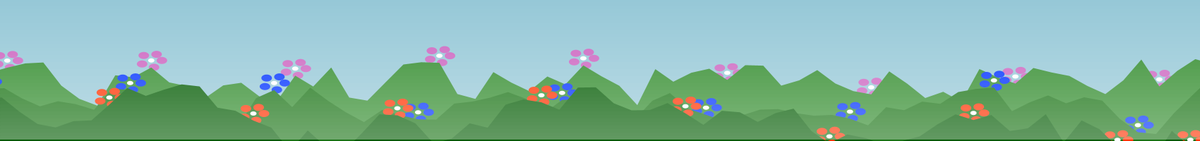
Frame 1 (no input)
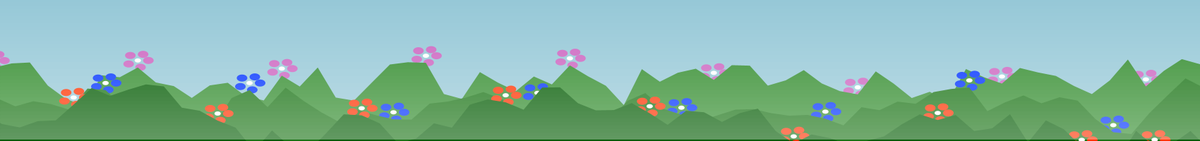
Frame 60 (the mouse pressed at the canvas centre just before this capture)
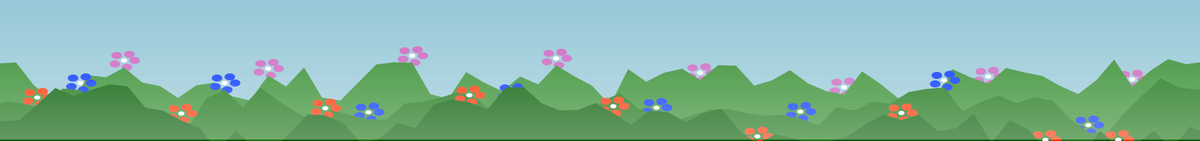
Frame 120 (the mouse held since frame 60 and released just before this capture)

The Processing sketch that drew these frames (run headless with seeded random() and noise(); from frame 60 on, the mouse is pressed at the canvas centre):

// Processing sketch: sketch_200420a
// ── sketch_200420a.pde
//int i=10;

//void setup() 
//{
  
//  size(1700, 200);
  
//}

//void draw()
//{
//  background(255);
  
//  while(i!=0)
//  {
//    line(i,i,i+20,i+20);
//    i+=10;
//  }
//}

// ── Drop.pde
class Drop{
  
  //data
  float x,y;
  float speed;
  color c;
  float r;
  
  //constructor
  Drop(){
    r=4;
    
    y=-r*5;
    speed=5;
    c=color(153, 237, 243);
  }
  
  //function
  void move(){
    y +=speed;
    x -= 1;
    if(reachBottom() || x<0){
      y = 0;
      x=random(width);
    }
  }
  
  boolean reachBottom(){
    if(y>height+r*4){
      
      return true;
    }else{
      return false;
    }
  }
  
  void display(){
    fill(153, 237, 243);
    noStroke();
    //rianDrop shape
    for (int i = 2; i < 8; i++ ) {
      ellipse(x, y + i*2, i*1.5, i*1.5);
    }
  }
}

// ── Horizon.pde
class Horizon {

  float x;
  float y;

  float offsety, foffsety;  
  float storedoffset;

  Horizon(float tx, int ty, int n) {

    offsety= ty;
    storedoffset = offsety;
    x = tx;
    y = offsety + random(-5, 5);
    foffsety = offsety;
  }

  void update(float ypos, float speed, float rr) {

    offsety = storedoffset+ypos; 
    foffsety += (offsety - foffsety) * .01;
    x-=speed;

    if (x <= 0) {
      x = width;
      y = foffsety+random(-rr, rr);
    }
  }

  void display() {

    // ellipse(x, y, 10, 10);
  }
}

// ── Landscape.pde
class Landscape {

  Horizon[] points = new Horizon[100];
  int left, right;
  int timer = 0;
  float yy;
  float shade;
  float res;  
  int layer;

  Landscape(int layer, int b, float s, float r) {

    this.layer = layer;
    res = r;
    shade = s;

    for (int i = 0; i < points.length; i++) {
      float j = map(i, 0, points.length, 0, width);
      points[i] = new Horizon(j, b, i);
    }
  }

  void update(float speedx) {

    timer-=3;
    if (timer < 0) {
      yy = random(-75, 75);
      timer = int(random(25, 200));
    } 

    for (int i = 0; i < points.length; i++) {
      points[i].update(yy, speedx*0.15, res); 

      // points[i].display();
    }
  }

  void display() {

    pushMatrix();
    scale(1.5, 1);
    translate((-width/points.length)*2, 0);
    noStroke();

    fill(75-shade, 165-shade, 70-shade);

    beginShape();

    for (int i = 0; i < points.length; i++) 
    { 
      vertex(points[i].x, points[i].y); 

      if (points[i].x >= width-(width/points.length)-1) {
        vertex(width, height*2); 
        vertex(0, height*2);
      }
      System.out.println(points[i].x);

      if ((int)i%8==0)
      {
        pushMatrix();
        //beginShape();
        //fill(204, 101, 192, 127);
        noStroke();
        //angle += 5;
        float val = 10.0;
        for (int a = 0; a < 360; a += 75) 
        {
          float xoff = cos(radians(a)) * val;
          float yoff = sin(radians(a)) * val;
          if (layer==1)
            fill(204, 101, 192);
          else if (layer==2)
            fill(0, 50, 255);
          else if (layer==3)
            fill(255, 50, 0);
          ellipse(points[i].x + xoff, points[i].y + yoff - 10, val, val);
        }
        fill(255);
        ellipse(points[i].x, points[i].y - 10, 6, 6);

        ////translate(580, 70);
        //for (int f= 0; f < 10; f ++) {
        //  //rotate(PI/5);
        //  ellipse(points[i].x, points[i].y, 10, 40);
        //  //rotate(PI/5);
        //}
        ////endShape();
        popMatrix();
      }
    }
    fill(75-shade, 165-shade, 70-shade);
    vertex(points[0].x, points[0].y);

    endShape();
    popMatrix();
  }
}

// ── Scrolling_Mountains.pde
Landscape[] layers = new Landscape[4];
int angle=0;

void settings()
{
  size(1700, 200);
}

void setup() {
  //size of sketch, initial bgcolor
  //background(125, 190, 210);

  for (int i = 0; i < layers.length; i++) {

    int j = int(map(i, 0, layers.length, height/2.5, height));
    int k = int(map(i, 0, layers.length, 0, 100));
    int l = int(map(i, 0, layers.length, .5, 25));

    layers[i] = new Landscape(i, j, k, l);
  }
  //  layer00 = new Landscape(int(height/2.5), 60);
  //  layer01 = new Landscape(int(height/2), 30);
  //  layer02 = new Landscape(int(height-(height/4)), 0);

  for (int i = 0; i < 9999; i++) {
    for (int i2 = 0; i2 < layers.length; i2++) {

      float j = map(i2, 0, layers.length, .1, 10);

      layers[i2].update(j*0.5);
    }
  }
}

void draw() {

  background(150, 200, 215); 
  
  for (int i = 0; i < layers.length; i++) {

    float j = map(i, 0, layers.length, .5, 10);

    layers[i].update(j*0.5);
    if (i != 0) {
      layers[i].display();

    }
  }

  //  layer00.update(.33);
  //  layer00.display();

  //  layer01.update(1);
  //  layer01.display();

  //  layer02.update(3);
  //  layer02.display();

  strokeWeight(5);
  for (int i = 0; i < height; i+=5) {
    float j = map(i, 0, height, 0, 100);
    stroke(255, j);
    line(0, i, width, i);
  }
}

// ── SnowFlake.pde
class SnowFlake{
  float x = random(width);
  float y = random(height);
  float r = random(2,5);

  void draw(){
   fill(250,235,215);
   noStroke();
   ellipse(x, y, r, r+2);

   y+=10;
   //x += random(-3,3);
   x += random(-4,1);

   if(y > height || x<0){
     y = 0;
     x = random(width);
   }
   
  }
}

//int NUM_DROPS=500;
